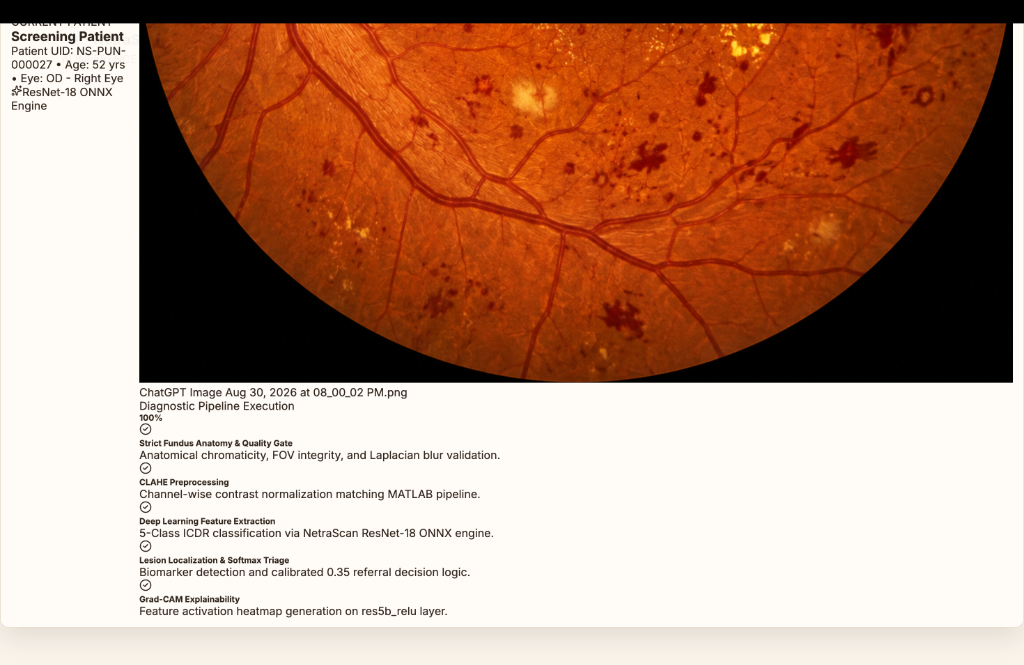
#> input picture frontend/src/assets/simulink_model.png, 1024 x 665 px
$ python -i preprocessing.py   (imports and definitions only)
#> lines starting #> are read from the running program, lines starting #| are printed output that depends on the picture
"""
NetraScan Canonical Retinal Fundus Preprocessing Pipeline
Reproduces the exact MATLAB preprocess_fundus.m pipeline:
1. Validates and converts input image to RGB
2. Resizes to 224x224x3
3. Applies Adaptive Histogram Equalization (CLAHE) on all 3 color channels
4. Returns NCHW float32 tensor (1, 3, 224, 224) for ONNX Runtime inference
"""

import io
from typing import Tuple, Union
import cv2
import numpy as np
from PIL import Image

IMAGE_SIZE = (224, 224)


def apply_matlab_clahe(image_rgb: np.ndarray, clip_limit: float = 2.0) -> np.ndarray:
    """
    Applies adaptive histogram equalization on each RGB channel,
    matching MATLAB's adapthisteq(img(:,:,channel), 'ClipLimit', 0.01).
    """
    clahe = cv2.createCLAHE(clipLimit=clip_limit, tileGridSize=(8, 8))
    enhanced = np.zeros_like(image_rgb)
    for c in range(3):
        enhanced[:, :, c] = clahe.apply(image_rgb[:, :, c])
    return enhanced


def load_and_preprocess_fundus(
    image_source: Union[str, bytes, np.ndarray, Image.Image],
    target_size: Tuple[int, int] = IMAGE_SIZE,
) -> Tuple[np.ndarray, np.ndarray, np.ndarray]:
    """
    Executes MATLAB-consistent preprocessing:
    Returns:
        - input_tensor: np.ndarray of shape (1, 3, 224, 224) float32 in range [0.0, 255.0] (NCHW layout)
        - enhanced_rgb: np.ndarray (224, 224, 3) uint8 image after CLAHE enhancement
        - original_rgb: np.ndarray (224, 224, 3) uint8 original resized image
    """
#> called with target_size = (224, 224)
    # 1. Decode to RGB numpy array
    if isinstance(image_source, str):
        img_bgr = cv2.imread(image_source)
#> img_bgr is the input picture: shape (665, 1024, 3); mean B, G, R 122.5, 143, 183.8
        if img_bgr is None:
            raise ValueError(f"Unable to decode image from path: {image_source}")
        orig_rgb = cv2.cvtColor(img_bgr, cv2.COLOR_BGR2RGB)
    elif isinstance(image_source, bytes):
        nparr = np.frombuffer(image_source, np.uint8)
        img_bgr = cv2.imdecode(nparr, cv2.IMREAD_COLOR)
        if img_bgr is None:
            raise ValueError("Unable to decode image from byte buffer.")
        orig_rgb = cv2.cvtColor(img_bgr, cv2.COLOR_BGR2RGB)
    elif isinstance(image_source, Image.Image):
        orig_rgb = np.array(image_source.convert("RGB"))
    elif isinstance(image_source, np.ndarray):
        if len(image_source.shape) == 2:
            orig_rgb = cv2.cvtColor(image_source, cv2.COLOR_GRAY2RGB)
        elif image_source.shape[2] == 4:
            orig_rgb = cv2.cvtColor(image_source, cv2.COLOR_RGBA2RGB)
        else:
            orig_rgb = image_source
    else:
        raise TypeError(f"Unsupported image source type: {type(image_source)}")

    # 2. Resize to 224x224
    resized_orig = cv2.resize(orig_rgb, target_size, interpolation=cv2.INTER_AREA)
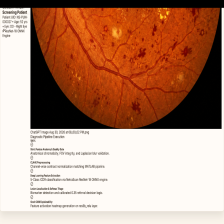
#> resized_orig: shape (224, 224, 3); mean R, G, B 183.8, 143, 122.5

    # 3. Apply channel-wise adaptive histogram equalization
    enhanced_rgb = apply_matlab_clahe(resized_orig, clip_limit=2.0)
#> after the loop in apply_matlab_clahe, `for c in range(3):`:
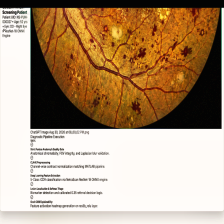
#> enhanced: shape (224, 224, 3); mean R, G, B 179.6, 154.1, 127

    # 4. Format NCHW float32 input tensor for ONNX Runtime session
    input_tensor = enhanced_rgb.astype(np.float32).transpose(2, 0, 1)[np.newaxis, ...]

    return input_tensor, enhanced_rgb, resized_orig

>>> result = load_and_preprocess_fundus('../../frontend/src/assets/simulink_model.png')
